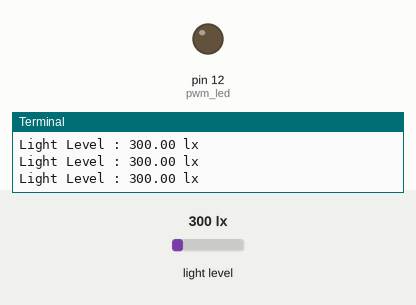
Bench run of a program on a simulated Raspberry Pi (header pin numbers). On the bench: output pins drawn as LEDs (lit = HIGH), the last lines printed to the terminal. Inputs (shaded band) come from the test bench; at power-on: light level 300 lx.

Above: at 1.2 s.
1.3 s: light level set to 45 lx
3.5 s: light level set to 36 lx
At 4.6 s:
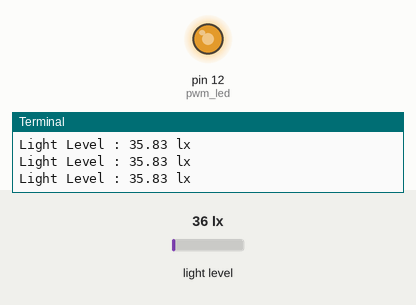
Timing chart, 0 to 6.5 s (numbered marks = the images above; inputs shaded):
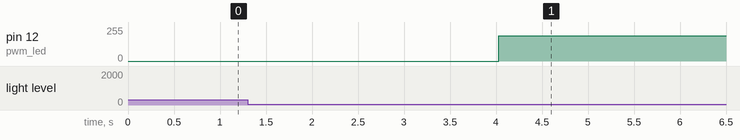

The program:

light.py
```python
# bh1750.py
# Read data from a BH1750 digital light sensor. Library credited to:
# Author : Matt Hawkins
# Date   : 26/06/2018

import smbus
import time
import RPi.GPIO as GPIO

# Set up the GPIO pins as outputs
GPIO.setmode(GPIO.BOARD)
GPIO.setup(12, GPIO.OUT)
pwm_led = GPIO.PWM(12, 100)
pwm_led.start(0)

# Define some constants from the datasheet
DEVICE = 0x23  # Default device I2C address
POWER_DOWN = 0x00  # No active state
POWER_ON = 0x01  # Power on
RESET = 0x07  # Reset data register value

# Start measurement at 4lx resolution. Time typically 16ms.
CONTINUOUS_LOW_RES_MODE = 0x13
# Start measurement at 1lx resolution. Time typically 120ms
CONTINUOUS_HIGH_RES_MODE_1 = 0x10
# Start measurement at 0.5lx resolution. Time typically 120ms
CONTINUOUS_HIGH_RES_MODE_2 = 0x11
# Start measurement at 1lx resolution. Time typically 120ms
# Device is automatically set to Power Down after measurement.
ONE_TIME_HIGH_RES_MODE_1 = 0x20
# Start measurement at 0.5lx resolution. Time typically 120ms
# Device is automatically set to Power Down after measurement.
ONE_TIME_HIGH_RES_MODE_2 = 0x21
# Start measurement at 1lx resolution. Time typically 120ms
# Device is automatically set to Power Down after measurement.
ONE_TIME_LOW_RES_MODE = 0x23
# bus = smbus.SMBus(0) # Rev 1 Pi uses 0
bus = smbus.SMBus(1)  # Rev 2 Pi uses 1


def set_brightness(duty_cycle):
    pwm_led.ChangeDutyCycle(duty_cycle)


def convertToNumber(data):
    # Simple function to convert 2 bytes of data
    # into a decimal number. Optional parameter 'decimals'
    # will round to specified number of decimal places.
    result = (data[1] + (256 * data[0])) / 1.2
    return (result)


def readLight(addr=DEVICE):
    # Read data from I2C interface
    data = bus.read_i2c_block_data(addr, ONE_TIME_HIGH_RES_MODE_1)
    return convertToNumber(data)


def main():

    while True:
        lightLevel = readLight()
        print("Light Level : " + format(lightLevel, '.2f') + " lx")
        time.sleep(0.5)
        if lightLevel <= 10:
            set_brightness(100)
        elif lightLevel > 10 and lightLevel <= 40:
            set_brightness(75)
        elif lightLevel > 40 and lightLevel <= 80:
            set_brightness(50)
        # else:
            set_brightness(0)

    pwm_led.stop()
    GPIO.cleanup()


if __name__ == "__main__":
    main()
```

Measured:
- the behaviour switches between 41 and 40 lx on light level (found by bisection; images 0 and 1)
- after the input at 3.5 s, pin 12 (pwm_led): 0/255 → 191/255 after 0.53 s
